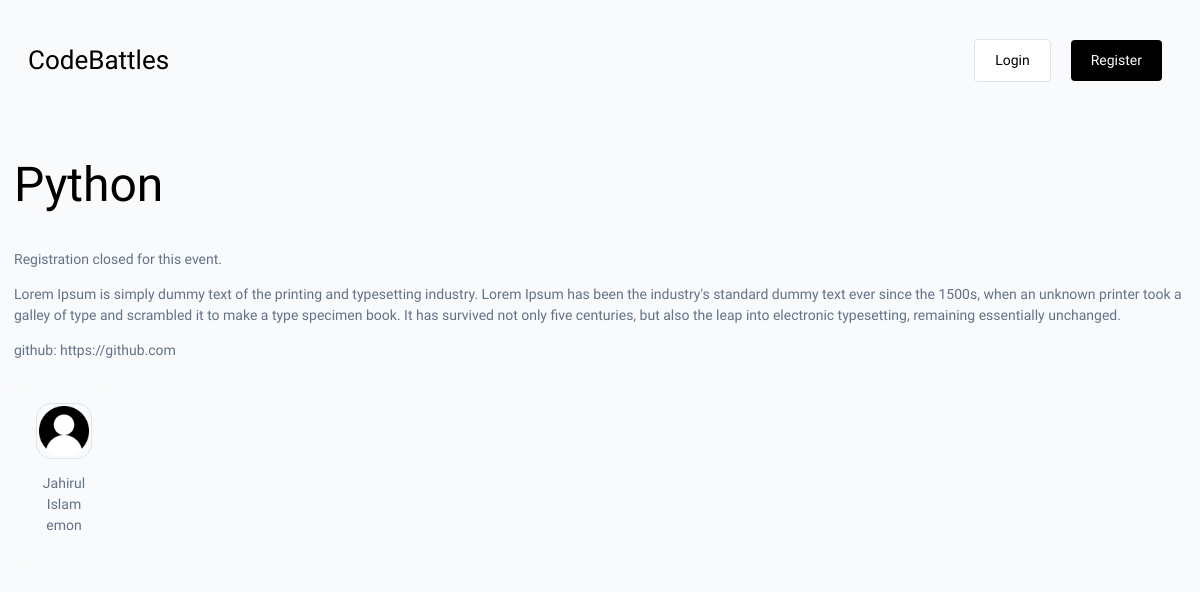
The app's page /event/12323cd8-2948-415d-9742-ae4fc720d9d4/ with its own data.
### base/models.py (models this page shows, shortened)
class Event(models.Model):
    name = models.CharField(max_length=200)
    description = models.TextField(null=True, blank=True)
    participants = models.ManyToManyField(User, blank=True, related_name='events')
    start_date = models.DateTimeField(null=True)
    end_date = models.DateTimeField(null=True)
    registration_deadline = models.DateTimeField(null=True)
    updated = models.DateTimeField(auto_now=True)
    created = models.DateTimeField(auto_now_add=True)
    id = models.UUIDField(default=uuid.uuid4, unique=True, primary_key=True, editable=False)
    class Meta:
        ordering = ['-end_date']
    class Meta:
        ordering = ['-end_date']
    @property
    def event_status(self):
        status = None
        present = datetime.now().timestamp()
        deadline = self.registration_deadline.timestamp()
        past_deadline = (present > deadline)
        if past_deadline:
            status = 'Finished'
        else:
            status = 'Ongoing'
        return status

class User(AbstractUser):
    name = models.CharField(max_length=100, null=True)
    email = models.EmailField(unique=True, null=True)
    bio = models.TextField(null=True, blank=True)
    professional_participant = models.BooleanField(default=True, null=True)
    avatar = ResizedImageField(size=[300, 300], default='avatar.png')
    id = models.UUIDField(default=uuid.uuid4, unique=True, primary_key=True, editable=False)
    USERNAME_FIELD = 'email'
    REQUIRED_FIELDS = ['username']
    twitter = models.URLField(max_length=500, null=True, blank=True)
    linkedin = models.URLField(max_length=500, null=True, blank=True)
    website = models.URLField(max_length=500, null=True, blank=True)
    facebook = models.URLField(max_length=500, null=True, blank=True)
    github = models.URLField(max_length=500, null=True, blank=True)
    class Meta:
        ordering = ['avatar']

### base/views.py (the view)
# urls.py: path('event/<str:pk>/', views.event, name='event'),
def event(request, pk):
    event = Event.objects.get(id=pk)
    registered = False
    submitted = False
    if request.user.is_authenticated:
        registered = request.user.events.filter(id=event.id).exists()
        submitted = Submission.objects.filter(participant=request.user, event=event).exists()
    context = {'event': event, 'registered': registered, 'submitted': submitted}
    return render(request, 'event.html', context)

### base/templatetags/markdown_extras.py (called while the page is built)
@register.filter()
@stringfilter
def markdown(value):
    return md.markdown(value, extensions=['markdown.extensions.fenced_code'])

### templates/event.html (shortened to what this page needs)
{% extends 'base.html' %}
{% load markdown_extras %}
{% load static %}
{% block content %}
    <link rel='stylesheet' type='text/css' media='screen' href='{% static "css/event.css" %}'>
    <div class="section">
        <h1>{{event.name}}</h1>
    </div>
    {% if event.event_status == 'Ongoing' %}
    <div class="section" id="event--action--wrapper">
        {% if registered %}
            <p class="text--success">You have already registed for this event || </p>
        {% else %}
            <a class="btn btn--primary"  href="{% url 'registration-confirmation' event.id %}">Register</a>
        {% endif %}
        {% if submitted %}
            <p class="text--success">You have already submitted your project</p>
        {% else %}
            <a class="btn btn--secondary" href="{% url 'project-submission' event.id %}">Submit Project</a>
        {% endif %}
    </div>
    {% else %}
        <p>Registration closed for this event.</p>
    {% endif %}
    <div class="markdown-body">
        {{event.description| markdown | safe }}
    </div>
    <div class="users--lists section">
        {% for user in event.participants.all %}
            <a href="{% url 'profile' user.id%}">
                <div class="wrapper--user">
                    <div class="avatar__border">
                        <img class="user--avatar--sm" src="{{user.avatar.url}}"/>
                    </div>
                    <p>{{user.name}}</p>
                </div>
            </a>
        {% endfor %}
    </div>
{% endblock %}

### static/css/main.css (style rules this page uses)
* { box-sizing: border-box; margin: 0; padding: 0; font-family: 'Readex Pro'; background-color: rgb(249, 250,251); line-height: 1.5em; color: #000; font-size: 14px; }
h1,h2,h3,h4,h5,h6 { font-weight: 500; }
h1 { font-size: 48px; }
p { color: #637287; }
a { text-decoration: none; }
.section { margin: 2em 0; }
.wrapper--user { display: flex; flex-direction: column; align-items: center; padding: 1em; border-radius: 5px; text-align: center; max-width: 100px; }
.wrapper--user * { margin-top: 1em; }
.avatar__border { border:1px solid #DEE4ED; width: fit-content; border-radius: 15px; margin: 0; padding: 2px; line-height: 0; }
.user--avatar--sm { height: 50px; width: 50px; object-fit: cover; border-radius: 15px; margin: 0; padding: 0; line-height: 0; }
.users--lists { display: flex; flex-wrap: wrap; }

### static/css/event.css (style rules this page uses)
* { line-height: 1.5em; }
h1,h2,h3,h4,h5,h6 { margin-top: 0.5em; margin-bottom: 0.5em; }
p { margin: 1em 0; }

### records on screen
Event: name "Python", description "Lorem Ipsum is simply dummy text of the printing and typesetting industry. Lorem Ipsum has been the industry's standard dummy text ever since the 1500s, when an unknown printer took a galley of type and scrambled it to make a type specimen book. It has survived not only five centuries, but also the leap into electronic typesetting, remaining essentially unchanged. github: https://github.com"
User: avatar (placeholder picture), name "Jahirul Islam emon"
